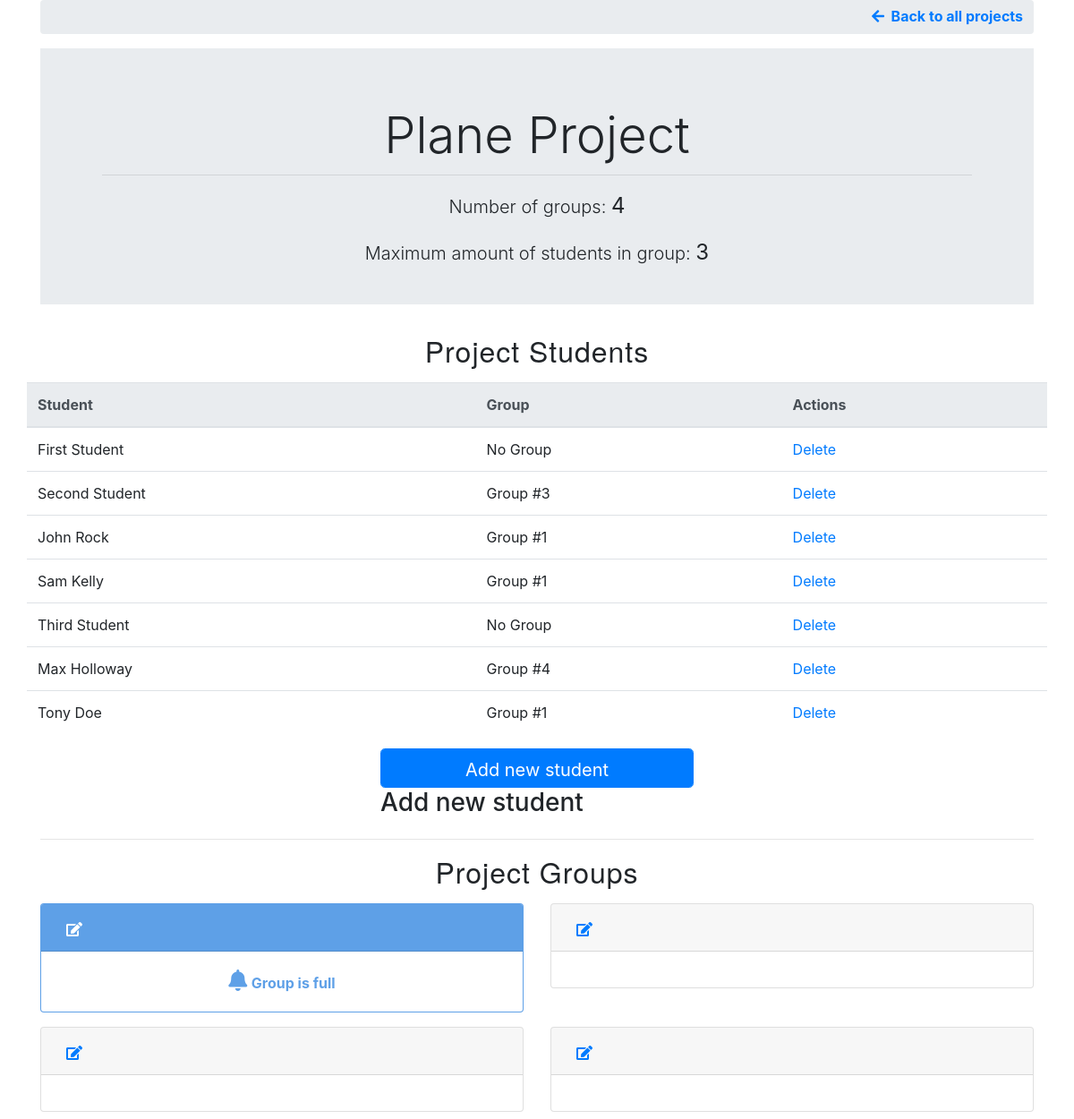
Page /project.php?id=1 on the committed database.
### tables this page shows
CREATE TABLE `projects` (
  `id` int(3) NOT NULL,
  `title` varchar(255) NOT NULL,
  `groups_count` int(3) NOT NULL,
  `max_students` int(3) NOT NULL
);

CREATE TABLE `students` (
  `id` int(3) NOT NULL,
  `first_name` varchar(255) NOT NULL,
  `last_name` varchar(255) NOT NULL,
  `project_id` int(3) NOT NULL,
  `group_id` int(3) DEFAULT NULL
);

CREATE TABLE `groups` (
  `id` int(11) NOT NULL,
  `project_id` int(11) NOT NULL,
  `name` varchar(255) NOT NULL,
  `student_count` int(3) NOT NULL
);

### bootstrap.php (called while the page is built, shortened)
<?php
require_once(__DIR__ . "/lib/Service/ServiceContainer.php");
require_once(__DIR__ . "/lib/Service/Storage.php");
require_once(__DIR__ . "/lib/Service/Loader.php");
require_once(__DIR__ . "/lib/Service/StudentsStorage.php");
require_once(__DIR__ . "/lib/Service/StudentsLoader.php");
require_once(__DIR__ . "/lib/Model/Student.php");
require_once(__DIR__ . "/lib/Service/ProjectsStorage.php");
require_once(__DIR__ . "/lib/Service/ProjectsLoader.php");
require_once(__DIR__ . "/lib/Model/Project.php");
require_once(__DIR__ . "/lib/Service/GroupsStorage.php");
require_once(__DIR__ . "/lib/Service/GroupsLoader.php");
require_once(__DIR__ . "/lib/Model/Group.php");
$db_host = "127.0.0.1";
$db_name = "check";
$db_user = "root";
$db_pass = "";
$configuration = [
    "db_dsn" => "mysql:host={$db_host};dbname={$db_name}",
    "db_user" => $db_user,
    "db_pass" => $db_pass
];

### lib/Service/ServiceContainer.php (called while the page is built)
<?php
class ServiceContainer{
    private $pdo;
    private $studentsLoader;
    private $studentsStorage;
    private $projectsLoader;
    private $projectsStorage;
    private $groupsLoader;
    private $groupsStorage;
    private $configuration;
    public function __construct(array $configuration)
    {
        $this->configuration = $configuration;
    }
    public function getPDO(){
        if($this->pdo === null){
            $this->pdo = new PDO(
                $this->configuration["db_dsn"],
                $this->configuration["db_user"],
                $this->configuration["db_pass"],
            );
            $this->pdo->setAttribute(PDO::ATTR_ERRMODE, PDO::ERRMODE_EXCEPTION);
        }
        return $this->pdo;
    }
    public function getStudentsLoader(){
        if($this->studentsLoader === null){
            $this->studentsLoader = new StudentsLoader($this->getStudentsStorage());
        }
        return $this->studentsLoader;
    }
    private function getStudentsStorage(){
        if($this->studentsStorage === null){
            $this->studentsStorage = new StudentsStorage($this->getPDO());
        }
        return $this->studentsStorage;
    }
    public function getProjectsLoader(){
        if($this->projectsLoader === null){
            $this->projectsLoader = new ProjectsLoader($this->getProjectsStorage());
        }
        return $this->projectsLoader;
    }
    private function getProjectsStorage(){
        if($this->projectsStorage === null){
            $this->projectsStorage = new ProjectsStorage($this->getPDO());
        }
        return $this->projectsStorage;
    }
    public function getGroupsLoader(){
        if($this->groupsLoader === null){
            $this->groupsLoader = new GroupsLoader($this->getGroupsStorage());
        }
        return $this->groupsLoader;
    }
    private function getGroupsStorage(){
        if($this->groupsStorage === null){
            $this->groupsStorage = new GroupsStorage($this->getPDO());
        }
        return $this->groupsStorage;
    }
}

### lib/Service/Loader.php (called while the page is built, shortened)
<?php
abstract class Loader{
    public function __construct(Storage $storage)
    {
        $this->storage = $storage;
    }
}

### lib/Service/Storage.php (called while the page is built, shortened)
<?php
abstract class Storage{
    public function __construct($pdo)
    {
        $this->pdo = $pdo;
    }
}

### lib/Service/ProjectsStorage.php (called while the page is built, shortened)
<?php
class ProjectsStorage extends Storage{
    public function fetchSingle($id){
        $sql = "SELECT * FROM projects
                WHERE id = :id;";
        $stmt = $this->pdo->prepare($sql);
        $stmt->bindParam(":id", $id, PDO::PARAM_INT);
        if($stmt->execute() && $stmt->rowCount() == 1){
            $projects = $stmt->fetch(PDO::FETCH_ASSOC);
            return $projects;
        }
        else{
            echo "Fetch Error: " . $stmt->error;
        }
    }
}

### lib/Service/ProjectsLoader.php (called while the page is built, shortened)
<?php
class ProjectsLoader extends Loader{
    public function getProjectById($id){
        $singleProject = $this->storage->fetchSingle($id);
        return $this->convertToObject($singleProject);
    }
    protected function convertToObject($project){
        $newProject = new Project($project["id"], $project["title"], $project["groups_count"], $project["max_students"]);
        return $newProject;
    }
}

### lib/Model/Project.php (called while the page is built, shortened)
<?php
class Project{
    private $title;
    private $group_count;
    private $max_students;
    public function __construct($id, $title, $group_count, $max_students)
    {
        $this->title = $title;
        $this->group_count = $group_count;
        $this->max_students = $max_students;
    }
    public function getTitle()
    {
        return $this->title;
    }
    public function getGroup_count()
    {
        return $this->group_count;
    }
    public function getMax_students()
    {
        return $this->max_students;
    }
}

### lib/Service/StudentsLoader.php (called while the page is built, shortened)
<?php
class StudentsLoader extends Loader{
    private $projectStudentsCount;
    public function getProjectStudents($project_id){
        $fetchedStudents = $this->storage->fetchProjectStudents($project_id);
        $this->projectStudentsCount = count($fetchedStudents);
        return $this->addStudentsToArray($fetchedStudents);
    }
    protected function convertToObject($student){
        $groupName = $this->getStudentGroupName($student["id"]);
        $newStudent = new Student($student["id"], $student["first_name"], $student["last_name"], $student["group_id"], $groupName);
        return $newStudent;
    }
    private function addStudentsToArray($students){
        $students_arr = [];
        foreach($students as $student){
            $students_arr[] = $this->convertToObject($student);
        }
        return $students_arr;
    }
    private function getStudentGroupName($student_id){
        return $this->storage->fetchStudentGroupName($student_id)["name"];
    }
    public function getProjectStudentsCount()
    {
        return $this->projectStudentsCount;
    }
}

### lib/Service/StudentsStorage.php (called while the page is built, shortened)
<?php
class StudentsStorage extends Storage{
    public function fetchProjectStudents($project_id){
        $sql = "SELECT * FROM students WHERE project_id = :project_id;";
        $stmt = $this->pdo->prepare($sql);
        $stmt->bindParam(":project_id", $project_id, PDO::PARAM_INT);
        if($stmt->execute()){
            $students = $stmt->fetchAll(PDO::FETCH_ASSOC);
            return $students;
        }
        else{
            echo "Fetch Error: " . $stmt->error;
        }
    }
    public function fetchStudentGroupName($student_id){
        $sql = "SELECT g.name FROM groups g
                INNER JOIN students s
                ON s.group_id = g.id
                WHERE s.id = :student_id";
        $stmt = $this->pdo->prepare($sql);
        $stmt->bindParam(":student_id", $student_id, PDO::PARAM_INT);
        if($stmt->execute()){
            $groupName = $stmt->fetch(PDO::FETCH_ASSOC);
            if($stmt->rowCount() > 0){
                return $groupName;
            }
            return array("name" => "No Group");
        }
        else{
            echo "Fetch Error: " . $stmt->error;
        }
    }
}

### lib/Model/Student.php (called while the page is built, shortened)
<?php
class Student{
    private $id;
    private $first_name;
    private $last_name;
    private $group;
    public function __construct($id, $first_name, $last_name, $group_id, $group)
    {
        $this->id = $id;
        $this->first_name = $first_name;
        $this->last_name = $last_name;
        $this->group = $group;
    }
    public function __toString(){
        return sprintf("%s %s", $this->first_name, $this->last_name);
    }
    public function getGroup()
    {
        return $this->group;
    }
    public function getId()
    {
        return $this->id;
    }
}

### lib/Service/GroupsStorage.php (called while the page is built, shortened)
<?php
class GroupsStorage extends Storage{
    public function fetchProjectGroups($project_id){
        $sql = "SELECT * FROM groups WHERE project_id = :project_id;";
        $stmt = $this->pdo->prepare($sql);
        $stmt->bindParam(":project_id", $project_id, PDO::PARAM_INT);
        if($stmt->execute()){
            $groups = $stmt->fetchAll(PDO::FETCH_ASSOC);
            return $groups;
        }
        else{
            echo "Fetch Error: " . $stmt->error;
        }
    }
}

### lib/Service/GroupsLoader.php (called while the page is built, shortened)
<?php
class GroupsLoader extends Loader{
    public function getProjectGroups($project_id){
        $fetchedGroups = $this->storage->fetchProjectGroups($project_id);
        return $this->addGroupsToArray($fetchedGroups);
    }
    private function addGroupsToArray($groups){
        $groups_arr = [];
        foreach($groups as $group){
            $groups_arr[] = $this->convertToObject($group);
        }
        return $groups_arr;
    }
    protected function convertToObject($group){
        $newGroup = new Group($group["id"], $group["project_id"], $group["name"], $group["student_count"]);
        return $newGroup;
    }
}

### lib/Model/Group.php (called while the page is built, shortened)
<?php
class Group{
    private $id;
    private $student_count;
    public function __construct($id, $project_id, $name, $student_count)
    {
        $this->id = $id;
        $this->student_count = $student_count;
    }
    public function getId()
    {
        return $this->id;
    }
    public function getStudent_count()
    {
        return $this->student_count;
    }
}

### pages/project-page/project_groups.php (the view, shortened to what this page needs)
<h2 class="text-center mt-2 my-font"> Project Groups</h2>
<div class="row" id="edit">
    <?php foreach($projectGroups as $group): ?>
        <?php
            $groupIsFull = $group->getStudent_count() === $maxStudents;
            $groupId = $group->getId();
        ?>
        <div class="col-md-6 mt-2 mb-2">
            <div class="card <?php if($groupIsFull) echo 'full-group'; ?>" id="<?php echo $groupId; ?>">
                <div class="card-header my-card-header <?php if($groupIsFull) echo 'full-group-card-header'; ?>">
                    <a href="#" @click.prevent="fillGroupsEditMode($event)"><i class="fas fa-edit ml-2 pt-2" id="group" name="<?php echo $groupId; ?>"></i></a>
                </div>
                <div class="card-body">
                    <?php if($groupIsFull): ?>
                        <div class="full-group-msg"><i class="fas fa-bell" style="font-size: 1.5rem;"></i> <strong>Group is full</strong></div>
                    <?php endif; ?>
                </div>
            </div>
        </div>
    <?php endforeach; ?>
</div>

### project.php (shortened to what this page needs)
<?php require_once(__DIR__ . "/bootstrap.php"); ?>
<?php
if(isset($_GET["id"])){
    $project_id = $_GET["id"];
    $serviceContainer = new ServiceContainer($configuration);
    $projectsLoader = $serviceContainer->getProjectsLoader();
    if($projectsLoader->projectExists($project_id)){
        $project = $projectsLoader->getProjectById($project_id);
        $maxStudents = $project->getMax_students();
        $studentsLoader = $serviceContainer->getStudentsLoader();
        $students = $studentsLoader->getProjectStudents($project_id);
        $groupsLoader = $serviceContainer->getGroupsLoader();
        $projectGroups = $groupsLoader->getProjectGroups($project_id);
    }
    else{
        header("Location: ./index.php?err=" . MessageHandler::ERR_NO_SUCH_PROJECT);
    }
}
else{
    header("Location: ./index.php?err=" . MessageHandler::ERR_NO_PROJECT_CHOSEN);
}
?>
<?php include_once("./header.php"); ?>
    <div class="container" id="app">
        <div class="row back-btn">
            <div class="col-md-12 text-right mb-3 form-control">
                <a href="./index.php"><i class="fas fa-arrow-left"></i>&nbsp Back to all projects</a>
            </div>
        </div>
        <div class="jumbotron bot-jumbotron jumbotron-fluid text-center">
            <div class="container">
                <h1 class="display-4 title-border-bottom"><?php echo $project->getTitle(); ?></h1>
                <p class="lead mt-3">Number of groups: <strong style="font-size: 1.5rem"><?php echo $project->getGroup_count(); ?></strong></p>
                <p class="lead">Maximum amount of students in group: <strong style="font-size: 1.5rem"><?php echo $maxStudents; ?></strong></p>
            </div>
        </div>
        <?php include_once(__DIR__ . "/pages/project-page/project_students.php"); ?>
        <div class="row">
            <div class="col-md-4"></div>
            <div class="col-md-4">
                <button class="form-control btn btn-lg btn-primary" id="show-modal" @click="showModal = true">Add new student</button>
                <modal v-if="showModal" @close="showModal = false">
                    <h3 slot="header">Add new student</h3>
                </modal>
            </div>
            <div class="col-md-4">
            </div>
        </div>
        <hr>
        <?php include_once(__DIR__ . "/pages/project-page/project_groups.php"); ?>
    </div>
</body>
</html>

### pages/project-page/project_students.php (shortened to what this page needs)
<h2 class="text-center mt-2 my-font"> Project Students</h2>
<div class="row">
    <?php if($studentsLoader->getProjectStudentsCount() == 0): ?>
        <table class="table">
            <thead class="thead-light">
                <tr>
                    <th style="width: 44%">Student</th>
                    <th style="width: 28%">Group</th>
                    <th style="width: 28%">Actions</th>
                </tr>
            </thead>
            <tbody>
                <tr>
                    <td>-</td>
                    <td>-</td>
                    <td>-</td>
                </tr>
            </tbody>
        </table>
        <h3 class="col-md-12 message">Add students to your project!</h3>
    <?php else: ?>
        <table class="table mt-2">
            <thead class="thead-light">
                <tr>
                    <th style="width: 44%">Student</th>
                    <th style="width: 30%">Group</th>
                    <th style="width: 26%">Actions</th>
                </tr>
            </thead>
            <tbody>
                <?php foreach($students as $student): ?>
                    <?php
                        $studentId = $student->getId();
                        $studentsGroup = $student->getGroup();
                    ?>
                    <tr>
                        <td><?php echo strval($student); ?></td>
                        <td><?php echo $studentsGroup; ?></td>
                        <td>
                            <form action="includes/delete_student.inc.php" method="post" id="student_<?php echo $studentId; ?>">
                                <a role="button" href="javascript:void(0)" onclick="document.getElementById('student_<?php echo $studentId; ?>').submit()">Delete</a>
                            </form>
                        </td>
                    </tr>
                <?php endforeach; ?>
            </tbody>
        </table>
    <?php endif; ?>
</div>

### rows in the picture
projects: title "Plane Project", groups_count "4", max_students "3"
students: student "First Student", studentsGroup "No Group"
students: student "Second Student", studentsGroup "Group #3"
students: student "John Rock", studentsGroup "Group #1"
students: student "Sam Kelly", studentsGroup "Group #1"
students: student "Third Student", studentsGroup "No Group"
students: student "Max Holloway", studentsGroup "Group #4"
students: student "Tony Doe", studentsGroup "Group #1"
groups: student_count "Group is full"
